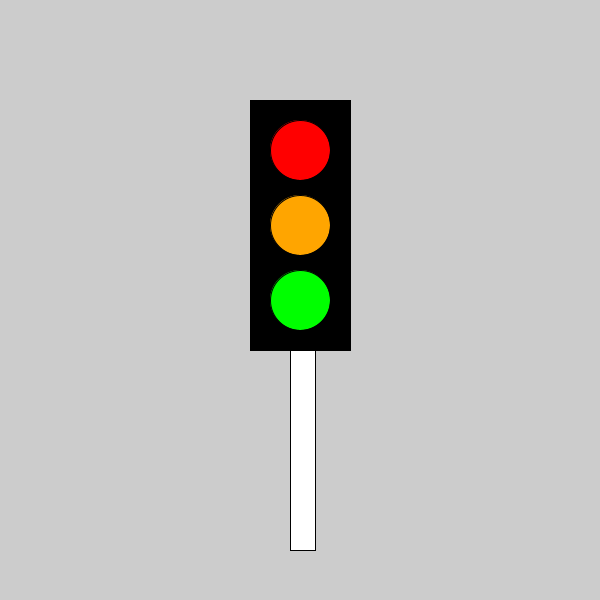
Frame 1 (no input)
Frame 60 (the mouse pressed at the canvas centre just before this capture): identical to frame 1, image omitted
Frame 120 (the mouse held since frame 60 and released just before this capture): identical to frame 1, image omitted

The Processing sketch that drew this single still picture (run headless with seeded random() and noise(); from frame 60 on, the mouse is pressed at the canvas centre):

// Processing sketch: opdracht8_1
// ── opdracht8_1.pde
void setup(){
  size(600, 600);
}

void draw(){
    fill(0,0,0);
    rect(250,100,100,250);
    fill(255, 0, 0);
    ellipse(300, 150, 60, 60);
    fill(255, 165, 0);
    ellipse(300, 225, 60, 60);
    fill(0, 255, 0);
    ellipse(300, 300, 60, 60);
    fill(255,255,255);
    rect(290,350,25,200);
    }
